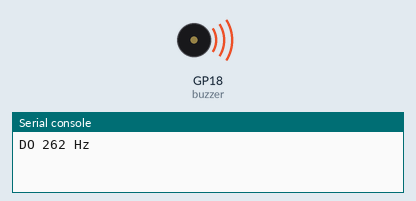
The program below on a simulated Raspberry Pi Pico running MicroPython. Parts: buzzer (waves = sounding), the last lines printed to the serial console. At 3.2 s the program stops and its outputs stay as they are.

Above: at 0.1 s.
At 3.3 s:
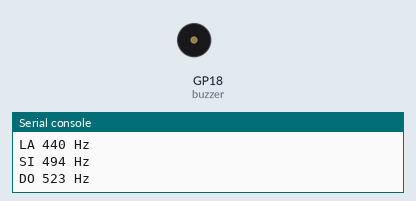
Timing chart, 0 to 4.7 s (numbered marks = the images above):
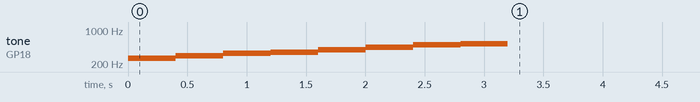

Measured:
- by itself, tone on GP18 (buzzer): plays 262 Hz for 0.40 s, 294 Hz for 0.40 s, 330 Hz for 0.40 s, 349 Hz for 0.40 s, 392 Hz for 0.40 s, 440 Hz for 0.40 s … (8 notes in this stretch)

The program:

scala.py
```python
# 07 - Suona una scala di DO maggiore

from machine import Pin, PWM
import time

buzzer = PWM(Pin(18))

note = [262, 294, 330, 349, 392, 440, 494, 523]
nomi = ["DO", "RE", "MI", "FA", "SOL", "LA", "SI", "DO"]

for i in range(len(note)):
    print(nomi[i], note[i], "Hz")
    buzzer.freq(note[i])
    buzzer.duty_u16(32768)
    time.sleep(0.4)

buzzer.duty_u16(0)
buzzer.deinit()
```
